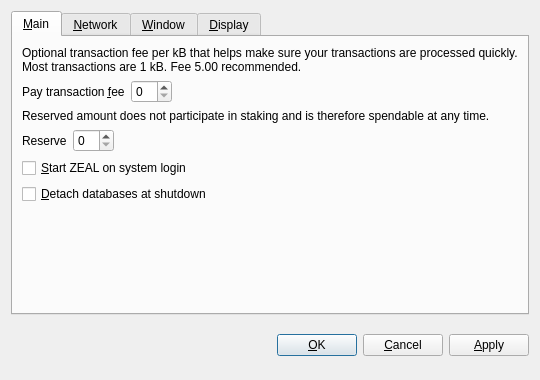
<?xml version="1.0" encoding="UTF-8"?>
<ui version="4.0">
 <class>OptionsDialog</class>
 <widget class="QDialog" name="OptionsDialog">
  <property name="geometry">
   <rect>
    <x>0</x>
    <y>0</y>
    <width>540</width>
    <height>380</height>
   </rect>
  </property>
  <property name="windowTitle">
   <string>Options</string>
  </property>
  <property name="modal">
   <bool>true</bool>
  </property>
  <layout class="QVBoxLayout" name="verticalLayout">
   <item>
    <widget class="QTabWidget" name="tabWidget">
     <property name="tabPosition">
      <enum>QTabWidget::North</enum>
     </property>
     <property name="currentIndex">
      <number>0</number>
     </property>
     <widget class="QWidget" name="tabMain">
      <attribute name="title">
       <string>&amp;Main</string>
      </attribute>
      <layout class="QVBoxLayout" name="verticalLayout_Main">
       <item>
        <widget class="QLabel" name="transactionFeeInfoLabel">
         <property name="text">
          <string>Optional transaction fee per kB that helps make sure your transactions are processed quickly. Most transactions are 1 kB. Fee 5.00 recommended.</string>
         </property>
         <property name="textFormat">
          <enum>Qt::PlainText</enum>
         </property>
         <property name="wordWrap">
          <bool>true</bool>
         </property>
        </widget>
       </item>
       <item>
        <layout class="QHBoxLayout" name="horizontalLayoutFee">
         <item>
          <widget class="QLabel" name="transactionFeeLabel">
           <property name="text">
            <string>Pay transaction &amp;fee</string>
           </property>
           <property name="textFormat">
            <enum>Qt::PlainText</enum>
           </property>
           <property name="buddy">
            <cstring>transactionFee</cstring>
           </property>
          </widget>
         </item>
         <item>
          <widget class="BitcoinAmountField" name="transactionFee"/>
         </item>
         <item>
          <spacer name="horizontalSpacerFee">
           <property name="orientation">
            <enum>Qt::Horizontal</enum>
           </property>
           <property name="sizeHint" stdset="0">
            <size>
             <width>40</width>
             <height>20</height>
            </size>
           </property>
          </spacer>
         </item>
        </layout>
       </item>
       <item>
        <widget class="QLabel" name="reserveBalanceInfoLabel">
         <property name="text">
          <string>Reserved amount does not participate in staking and is therefore spendable at any time.</string>
         </property>
         <property name="textFormat">
          <enum>Qt::PlainText</enum>
         </property>
         <property name="wordWrap">
          <bool>true</bool>
         </property>
        </widget>
       </item>
       <item>
        <layout class="QHBoxLayout" name="horizontalLayoutReserveBalance">
         <item>
          <widget class="QLabel" name="reserveBalanceLabel">
           <property name="text">
            <string>Reserve</string>
           </property>
           <property name="textFormat">
            <enum>Qt::PlainText</enum>
           </property>
           <property name="buddy">
            <cstring>reserveBalance</cstring>
           </property>
          </widget>
         </item>
         <item>
          <widget class="BitcoinAmountField" name="reserveBalance"/>
         </item>
         <item>
          <spacer name="horizontalSpacerReserveBalance">
           <property name="orientation">
            <enum>Qt::Horizontal</enum>
           </property>
           <property name="sizeHint" stdset="0">
            <size>
             <width>40</width>
             <height>20</height>
            </size>
           </property>
          </spacer>
         </item>
        </layout>
       </item>
       <item>
        <widget class="QCheckBox" name="bitcoinAtStartup">
         <property name="toolTip">
          <string>Automatically start ZEAL after logging in to the system.</string>
         </property>
         <property name="text">
          <string>&amp;Start ZEAL on system login</string>
         </property>
        </widget>
       </item>
       <item>
        <widget class="QCheckBox" name="detachDatabases">
         <property name="toolTip">
          <string>Detach block and address databases at shutdown. This means they can be moved to another data directory, but it slows down shutdown. The wallet is always detached.</string>
         </property>
         <property name="text">
          <string>&amp;Detach databases at shutdown</string>
         </property>
        </widget>
       </item>
       <item>
        <spacer name="verticalSpacer_Main">
         <property name="orientation">
          <enum>Qt::Vertical</enum>
         </property>
         <property name="sizeHint" stdset="0">
          <size>
           <width>20</width>
           <height>40</height>
          </size>
         </property>
        </spacer>
       </item>
      </layout>
     </widget>
     <widget class="QWidget" name="tabNetwork">
      <attribute name="title">
       <string>&amp;Network</string>
      </attribute>
      <layout class="QVBoxLayout" name="verticalLayout_Network">
       <item>
        <widget class="QCheckBox" name="mapPortUpnp">
         <property name="toolTip">
          <string>Automatically open the ZEAL client port on the router. This only works when your router supports UPnP and it is enabled.</string>
         </property>
         <property name="text">
          <string>Map port using &amp;UPnP</string>
         </property>
        </widget>
       </item>
       <item>
        <widget class="QCheckBox" name="connectSocks">
         <property name="toolTip">
          <string>Connect to the ZEAL network through a SOCKS proxy (e.g. when connecting through Tor).</string>
         </property>
         <property name="text">
          <string>&amp;Connect through SOCKS proxy:</string>
         </property>
        </widget>
       </item>
       <item>
        <layout class="QHBoxLayout" name="horizontalLayout_Network">
         <item>
          <widget class="QLabel" name="proxyIpLabel">
           <property name="text">
            <string>Proxy &amp;IP:</string>
           </property>
           <property name="textFormat">
            <enum>Qt::PlainText</enum>
           </property>
           <property name="buddy">
            <cstring>proxyIp</cstring>
           </property>
          </widget>
         </item>
         <item>
          <widget class="QValidatedLineEdit" name="proxyIp">
           <property name="maximumSize">
            <size>
             <width>140</width>
             <height>16777215</height>
            </size>
           </property>
           <property name="toolTip">
            <string>IP address of the proxy (e.g. 127.0.0.1)</string>
           </property>
          </widget>
         </item>
         <item>
          <widget class="QLabel" name="proxyPortLabel">
           <property name="text">
            <string>&amp;Port:</string>
           </property>
           <property name="textFormat">
            <enum>Qt::PlainText</enum>
           </property>
           <property name="buddy">
            <cstring>proxyPort</cstring>
           </property>
          </widget>
         </item>
         <item>
          <widget class="QLineEdit" name="proxyPort">
           <property name="maximumSize">
            <size>
             <width>55</width>
             <height>16777215</height>
            </size>
           </property>
           <property name="toolTip">
            <string>Port of the proxy (e.g. 9050)</string>
           </property>
          </widget>
         </item>
         <item>
          <widget class="QLabel" name="socksVersionLabel">
           <property name="text">
            <string>SOCKS &amp;Version:</string>
           </property>
           <property name="textFormat">
            <enum>Qt::PlainText</enum>
           </property>
           <property name="buddy">
            <cstring>socksVersion</cstring>
           </property>
          </widget>
         </item>
         <item>
          <widget class="QValueComboBox" name="socksVersion">
           <property name="toolTip">
            <string>SOCKS version of the proxy (e.g. 5)</string>
           </property>
          </widget>
         </item>
         <item>
          <spacer name="horizontalSpacer_Network">
           <property name="orientation">
            <enum>Qt::Horizontal</enum>
           </property>
           <property name="sizeHint" stdset="0">
            <size>
             <width>40</width>
             <height>20</height>
            </size>
           </property>
          </spacer>
         </item>
        </layout>
       </item>
       <item>
        <spacer name="verticalSpacer_Network">
         <property name="orientation">
          <enum>Qt::Vertical</enum>
         </property>
         <property name="sizeHint" stdset="0">
          <size>
           <width>20</width>
           <height>40</height>
          </size>
         </property>
        </spacer>
       </item>
      </layout>
     </widget>
     <widget class="QWidget" name="tabWindow">
      <attribute name="title">
       <string>&amp;Window</string>
      </attribute>
      <layout class="QVBoxLayout" name="verticalLayout_Window">
       <item>
        <widget class="QCheckBox" name="minimizeToTray">
         <property name="toolTip">
          <string>Show only a tray icon after minimizing the window.</string>
         </property>
         <property name="text">
          <string>&amp;Minimize to the tray instead of the taskbar</string>
         </property>
        </widget>
       </item>
       <item>
        <widget class="QCheckBox" name="minimizeOnClose">
         <property name="toolTip">
          <string>Minimize instead of exit the application when the window is closed. When this option is enabled, the application will be closed only after selecting Quit in the menu.</string>
         </property>
         <property name="text">
          <string>M&amp;inimize on close</string>
         </property>
        </widget>
       </item>
       <item>
        <spacer name="verticalSpacer_Window">
         <property name="orientation">
          <enum>Qt::Vertical</enum>
         </property>
         <property name="sizeHint" stdset="0">
          <size>
           <width>20</width>
           <height>40</height>
          </size>
         </property>
        </spacer>
       </item>
      </layout>
     </widget>
     <widget class="QWidget" name="tabDisplay">
      <attribute name="title">
       <string>&amp;Display</string>
      </attribute>
      <layout class="QVBoxLayout" name="verticalLayout_Display">
       <item>
        <layout class="QHBoxLayout" name="horizontalLayout_1_Display">
         <item>
          <widget class="QLabel" name="langLabel">
           <property name="text">
            <string>User Interface &amp;language:</string>
           </property>
           <property name="textFormat">
            <enum>Qt::PlainText</enum>
           </property>
           <property name="buddy">
            <cstring>lang</cstring>
           </property>
          </widget>
         </item>
         <item>
          <widget class="QValueComboBox" name="lang">
           <property name="toolTip">
            <string>The user interface language can be set here. This setting will take effect after restarting ZEAL.</string>
           </property>
          </widget>
         </item>
        </layout>
       </item>
       <item>
        <layout class="QHBoxLayout" name="horizontalLayout_2_Display">
         <item>
          <widget class="QLabel" name="unitLabel">
           <property name="text">
            <string>&amp;Unit to show amounts in:</string>
           </property>
           <property name="textFormat">
            <enum>Qt::PlainText</enum>
           </property>
           <property name="buddy">
            <cstring>unit</cstring>
           </property>
          </widget>
         </item>
         <item>
          <widget class="QValueComboBox" name="unit">
           <property name="toolTip">
            <string>Choose the default subdivision unit to show in the interface and when sending coins.</string>
           </property>
          </widget>
         </item>
        </layout>
       </item>
       <item>
        <widget class="QCheckBox" name="displayAddresses">
         <property name="toolTip">
          <string>Whether to show ZEAL addresses in the transaction list or not.</string>
         </property>
         <property name="text">
          <string>&amp;Display addresses in transaction list</string>
         </property>
        </widget>
       </item>
       <item>
        <widget class="QCheckBox" name="coinControlFeatures">
         <property name="toolTip">
          <string>Whether to show coin control features or not.</string>
         </property>
         <property name="text">
          <string>Display coin &amp;control features (experts only!)</string>
         </property>
        </widget>
       </item>
       <item>
        <spacer name="verticalSpacer_Display">
         <property name="orientation">
          <enum>Qt::Vertical</enum>
         </property>
         <property name="sizeHint" stdset="0">
          <size>
           <width>20</width>
           <height>40</height>
          </size>
         </property>
        </spacer>
       </item>
      </layout>
     </widget>
    </widget>
   </item>
   <item>
    <layout class="QHBoxLayout" name="horizontalLayout_Buttons">
     <item>
      <spacer name="horizontalSpacer_1">
       <property name="orientation">
        <enum>Qt::Horizontal</enum>
       </property>
       <property name="sizeHint" stdset="0">
        <size>
         <width>40</width>
         <height>48</height>
        </size>
       </property>
      </spacer>
     </item>
     <item>
      <widget class="QLabel" name="statusLabel">
       <property name="font">
        <font>
         <weight>75</weight>
         <bold>true</bold>
        </font>
       </property>
       <property name="text">
        <string/>
       </property>
       <property name="textFormat">
        <enum>Qt::PlainText</enum>
       </property>
       <property name="wordWrap">
        <bool>true</bool>
       </property>
      </widget>
     </item>
     <item>
      <spacer name="horizontalSpacer_2">
       <property name="orientation">
        <enum>Qt::Horizontal</enum>
       </property>
       <property name="sizeHint" stdset="0">
        <size>
         <width>40</width>
         <height>48</height>
        </size>
       </property>
      </spacer>
     </item>
     <item>
      <widget class="QPushButton" name="okButton">
       <property name="text">
        <string>&amp;OK</string>
       </property>
      </widget>
     </item>
     <item>
      <widget class="QPushButton" name="cancelButton">
       <property name="text">
        <string>&amp;Cancel</string>
       </property>
       <property name="autoDefault">
        <bool>false</bool>
       </property>
      </widget>
     </item>
     <item>
      <widget class="QPushButton" name="applyButton">
       <property name="text">
        <string>&amp;Apply</string>
       </property>
       <property name="autoDefault">
        <bool>false</bool>
       </property>
      </widget>
     </item>
    </layout>
   </item>
  </layout>
 </widget>
 <customwidgets>
  <customwidget>
   <class>BitcoinAmountField</class>
   <extends>QSpinBox</extends>
   <header>bitcoinamountfield.h</header>
  </customwidget>
  <customwidget>
   <class>QValueComboBox</class>
   <extends>QComboBox</extends>
   <header>qvaluecombobox.h</header>
  </customwidget>
  <customwidget>
   <class>QValidatedLineEdit</class>
   <extends>QLineEdit</extends>
   <header>qvalidatedlineedit.h</header>
  </customwidget>
 </customwidgets>
 <resources/>
 <connections/>
</ui>
